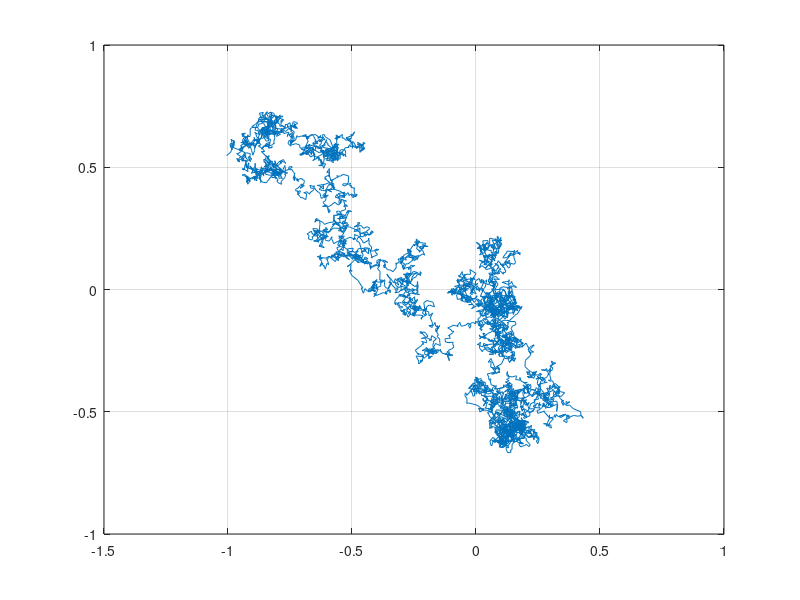

The MATLAB source for this figure: (Note: this script raises an error after producing the figure.)
%% Task2: Back To Origin. (Brownian Motion)

%{      
 y=1|-----------|
  | |           |
  2 |     o     |
  | |           |
y=-1|-----------|
   x=-1 --2--  x=1
o: is the origin of the system (0,0)
This is an illustration of the box
%}

% A partical moves inside the box as: (x(t),y(t))=(W_1(t),W_2(t)), t>=0
% In this case we have standard BM=>sigma_1=sigma_2=1

%% Task Visualization A)
dt = 0.0001; % Specified in the assignment.
sigma = 1;
W = @(p) p+sqrt(dt)*sigma*randn(size(p)); % Function to update position.
boundaries = [-1,-1;1,1];
N = 1;
history = [];
for i=1:N
    xy = zeros(1,2); % Each simulation starts at (0,0)
    while all(all(abs(xy)<=abs(boundaries)))
        xy = W(xy);
        history = [history;xy];
    end
end
plot(history(:,1),history(:,2),"DisplayName","Brownian Motion")
grid on
hold on
scatter(0,0,'r','filled',SizeData=50)
xlim([-1.2,1.2])
ylim([-1.2,1.2])
xline(boundaries(:,1),'r')
yline(boundaries(:,1),'r')

%% Task B) Monte Carlo Estimation
dt = 0.0001; % Specified in the assignment.
sigma = 1;
W = @(p) p+sqrt(dt)*sigma*randn(size(p)); % Function to update position.
boundaries = [-1,-1;1,1];
N=10000;
counter = zeros(N,1);
for i=1:N
    xy = zeros(1,2); % Each simulation starts at (0,0)
    while all(all(abs(xy)<=abs(boundaries)))
        xy = W(xy);
        counter(i)=counter(i)+1;
    end
end

%%
mu = mean(counter * dt); % Expected amount of time:
se = std(counter * dt)/sqrt(N); % Standard error: .
% Central Limit Theorem:
% steps~N(mu,se^2) =>
% steps95 = mu+-1.96*se
steps95 = [mu-1.96*se,mu+1.96*se]
% [597.1 - 650.5] dt = 10^-3
% [57310 - 62878] dt = 10^-4
% [57719 - 62918] dt = 10^-5

%% Task C) Monte Carlo Estimation
N = 10000;
dt = 10^-4;
sigs = 1:10;
counter = zeros(N,length(sigs));
k = 0;
for sigma = sigs
    k = k+1;
    W = @(p) p+sqrt(dt)*sigma*randn(size(p));
    for i=1:N
        xy = zeros(1,2); % Each simulation starts at (0,0)
        while all(all(abs(xy)<=abs(boundaries)))
            xy = W(xy);
            counter(i,k)=counter(i,k)+1;
        end
    end
end
%%
mu_sigs = mean(counter*dt); % Expected amount of time
se_sigs = std(counter*dt)/sqrt(N);
% Interesting seems to be mu_sigs/se_sigs = Const.
se_sigs./mu_sigs

hold off
plot(sigs, mu_sigs)
xlabel('\sigma')
ylabel('mean')

figure
plot(log10(sigs), log10(mu_sigs))
xlabel('log_{10}(\sigma)')
ylabel('log_{10}(mean)')

